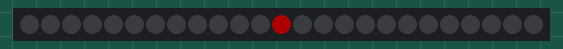
This sketch was run on a simulated ESP32. Parts: 25 RGB LEDs in strip order, left to right. Dim RGB values are drawn brighter than linear.

Above: at 0.15 s.
At 0.7 s:
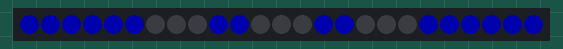

Measured:
- by itself, everything shown: repeats every 1.1 s, in 3 steps
- what the display in image 1 shows lasts 0.5 s, from 0.6 s to 1.1 s

The sketch:

LED_Matrix_Expanding_Colour_Wave.ino
```cpp
/*
 * Expanding Square Frames - FreeRTOS Version
 *
 * This program animates expanding square frames on the 5x5
 * RGB LED matrix, starting from the center and expanding
 * toward the outer boundary.
 *
 * FreeRTOS task:
 *   SquareAnimationTask - Controls the complete animation.
 *
 * Delays are implemented using FreeRTOS vTaskDelay().
 */

#include <Arduino.h>
#include <Adafruit_NeoPixel.h>

#define MATRIX_PIN 7
#define NUM_LEDS   25

Adafruit_NeoPixel matrix(
    NUM_LEDS,
    MATRIX_PIN,
    NEO_GRB + NEO_KHZ800
);


// ============================================================================
// Convert X/Y coordinates to the serpentine LED index
// ============================================================================

int pixelXY(int x, int y)
{
    if (y % 2 == 0)
    {
        return y * 5 + x;
    }

    return y * 5 + (4 - x);
}


// ============================================================================
// Set a pixel using X/Y coordinates
// ============================================================================

void setPixelXY(
    int x,
    int y,
    uint32_t color
)
{
    if (x < 0 || x >= 5 ||
        y < 0 || y >= 5)
    {
        return;
    }

    matrix.setPixelColor(
        pixelXY(x, y),
        color
    );
}


// ============================================================================
// Draw one square frame
// ============================================================================

void drawSquare(
    int size,
    uint32_t color
)
{
    matrix.clear();

    int minPos =
        2 - size;

    int maxPos =
        2 + size;

    // Top and bottom edges.
    for (int x = minPos; x <= maxPos; x++)
    {
        setPixelXY(
            x,
            minPos,
            color
        );

        setPixelXY(
            x,
            maxPos,
            color
        );
    }

    // Left and right edges.
    for (int y = minPos; y <= maxPos; y++)
    {
        setPixelXY(
            minPos,
            y,
            color
        );

        setPixelXY(
            maxPos,
            y,
            color
        );
    }

    matrix.show();
}


// ============================================================================
// FreeRTOS animation task
// ============================================================================

void SquareAnimationTask(void *parameter)
{
    while (true)
    {
        // ---------------------------------------------------------------
        // Center pixel
        // ---------------------------------------------------------------

        drawSquare(
            0,
            matrix.Color(255, 0, 0)
        );

        vTaskDelay(
            pdMS_TO_TICKS(300)
        );


        // ---------------------------------------------------------------
        // 3x3 square
        // ---------------------------------------------------------------

        drawSquare(
            1,
            matrix.Color(0, 255, 0)
        );

        vTaskDelay(
            pdMS_TO_TICKS(300)
        );


        // ---------------------------------------------------------------
        // 5x5 square
        // ---------------------------------------------------------------

        drawSquare(
            2,
            matrix.Color(0, 0, 255)
        );

        vTaskDelay(
            pdMS_TO_TICKS(500)
        );
    }
}


// ============================================================================
// Setup
// ============================================================================

void setup()
{
    Serial.begin(115200);

    matrix.begin();

    matrix.setBrightness(50);

    matrix.clear();
    matrix.show();

    // Create the animation task.
    xTaskCreatePinnedToCore(
        SquareAnimationTask,
        "SquareAnimationTask",
        2048,
        NULL,
        1,
        NULL,
        1
    );
}


// ============================================================================
// Arduino loop
// ============================================================================

void loop()
{
    // Animation is controlled entirely by FreeRTOS.
    vTaskDelay(
        pdMS_TO_TICKS(1000)
    );
}
```
